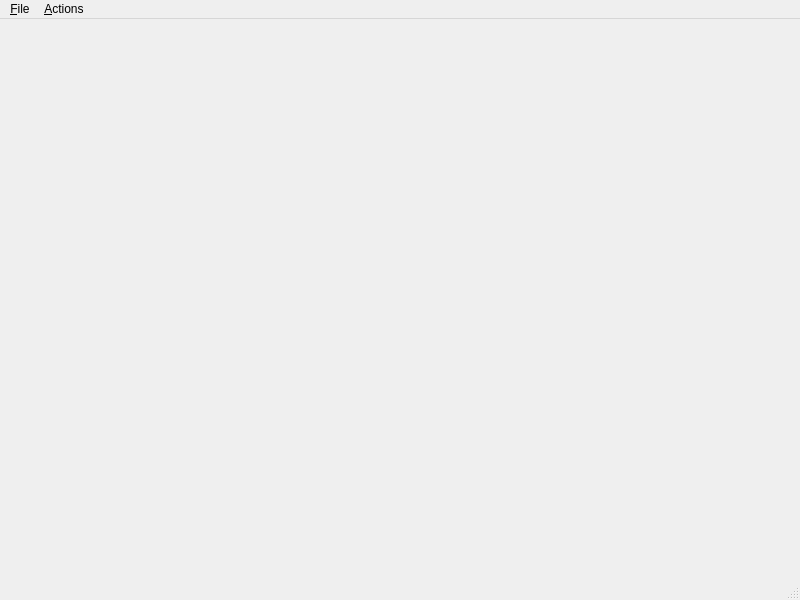
<?xml version="1.0" encoding="UTF-8"?>
<ui version="4.0">
 <class>MainWindow</class>
 <widget class="QMainWindow" name="MainWindow">
  <property name="geometry">
   <rect>
    <x>0</x>
    <y>0</y>
    <width>800</width>
    <height>600</height>
   </rect>
  </property>
  <property name="windowTitle">
   <string>Fetch Example</string>
  </property>
  <widget class="QWidget" name="centralwidget"/>
  <widget class="QMenuBar" name="menubar">
   <property name="geometry">
    <rect>
     <x>0</x>
     <y>0</y>
     <width>800</width>
     <height>22</height>
    </rect>
   </property>
   <widget class="QMenu" name="menuFile">
    <property name="title">
     <string>&amp;File</string>
    </property>
    <addaction name="actionExit"/>
   </widget>
   <widget class="QMenu" name="menuActions">
    <property name="title">
     <string>&amp;Actions</string>
    </property>
    <addaction name="aboutAction"/>
   </widget>
   <addaction name="menuFile"/>
   <addaction name="menuActions"/>
  </widget>
  <widget class="QStatusBar" name="statusbar"/>
  <action name="actionExit">
   <property name="text">
    <string>E&amp;xit</string>
   </property>
  </action>
  <action name="aboutAction">
   <property name="text">
    <string>&amp;About</string>
   </property>
  </action>
 </widget>
 <resources/>
 <connections>
  <connection>
   <sender>actionExit</sender>
   <signal>triggered()</signal>
   <receiver>MainWindow</receiver>
   <slot>close()</slot>
   <hints>
    <hint type="sourcelabel">
     <x>-1</x>
     <y>-1</y>
    </hint>
    <hint type="destinationlabel">
     <x>399</x>
     <y>299</y>
    </hint>
   </hints>
  </connection>
 </connections>
</ui>
